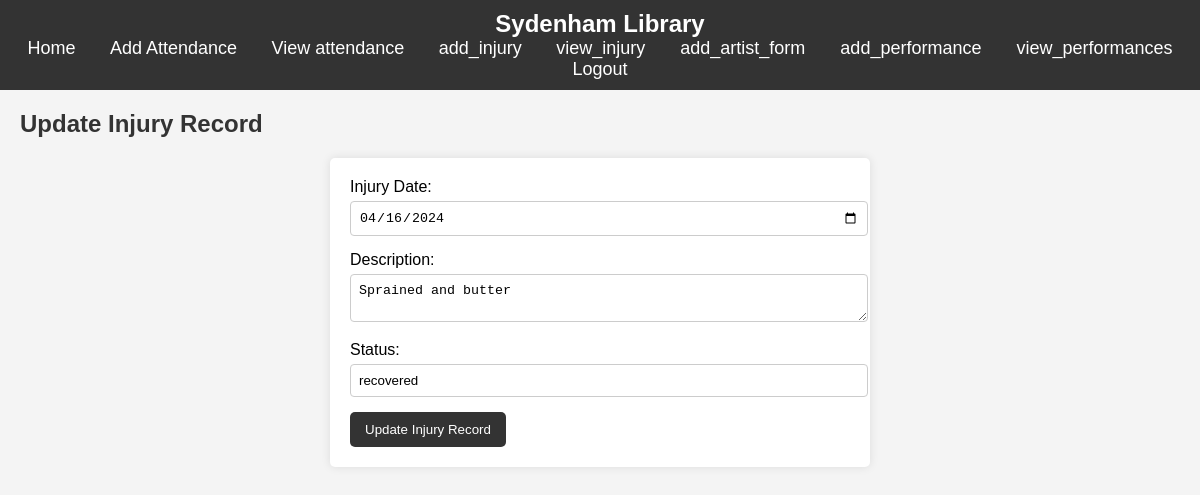
Screenshot of /pages/update_injury.php?id=1 (signed in) with the database file from the repository.
### tables this page shows
CREATE TABLE `injury_records` (
  `id` int(11) NOT NULL,
  `artist_id` int(11) NOT NULL,
  `injury_date` date NOT NULL,
  `description` text NOT NULL,
  `status` enum('ongoing','recovered') NOT NULL,
  `created_at` timestamp NOT NULL DEFAULT current_timestamp()
);

### includes/functions.php (called while the page is built, shortened)
<?php
function sanitize($data) {
    return htmlspecialchars(strip_tags(trim($data)));
}
?>

### pages/update_injury.php (the view, shortened to what this page needs)
<?php
require_once '../includes/db.php';
require_once '../includes/functions.php';
$injury_id = sanitize($_GET['id']);
$injury_record = $pdo->prepare("SELECT * FROM injury_records WHERE id = :id");
$injury_record->bindParam(':id', $injury_id);
$injury_record->execute();
$record = $injury_record->fetch(PDO::FETCH_ASSOC);
?>
<!DOCTYPE html>
<html>
<head>
</head>
<body>
<?php include '../templates/header.php'; ?>
    <div class="content">
        <h2>Update Injury Record</h2>
        <form method="post">
            <div class="form-group">
                <label for="injury_date">Injury Date:</label>
                <input type="date" name="injury_date" id="injury_date" value="<?= htmlspecialchars($record['injury_date']) ?>" required>
            </div>
            <div class="form-group">
                <label for="description">Description:</label>
                <textarea name="description" id="description" required><?= htmlspecialchars($record['description']) ?></textarea>
            </div>
            <div class="form-group">
                <label for="status">Status:</label>
                <input type="text" name="status" id="status" value="<?= htmlspecialchars($record['status']) ?>" required>
            </div>
            <input type="submit" value="Update Injury Record" class="btn">
        </form>
    </div>
</body>
</html>

### pages/update_injury.php (style rules this page uses)
body { font-family: Arial, sans-serif; margin: 0; padding: 0; background-color: #f4f4f4; }
.content { padding: 20px; }
h2 { color: #333; margin-top: 0; }
form { background-color: #fff; padding: 20px; border-radius: 5px; box-shadow: 0 0 10px rgba(0, 0, 0, 0.1); max-width: 500px; margin: auto; }
.form-group { margin-bottom: 15px; }
.form-group label { display: block; margin-bottom: 5px; }
.form-group input[type="date"], .form-group input[type="text"], .form-group textarea { width: 100%; padding: 8px; border: 1px solid #ccc; border-radius: 4px; }
.btn { background-color: #333; color: #fff; padding: 10px 15px; border: none; border-radius: 5px; cursor: pointer; }

### templates/header.php (style rules this page uses)
body { font-family: Arial, sans-serif; margin: 0; padding: 0; }

### rows the page displays
injury_records: injury_date "04/16/2024", description "Sprained and butter", status "recovered"
